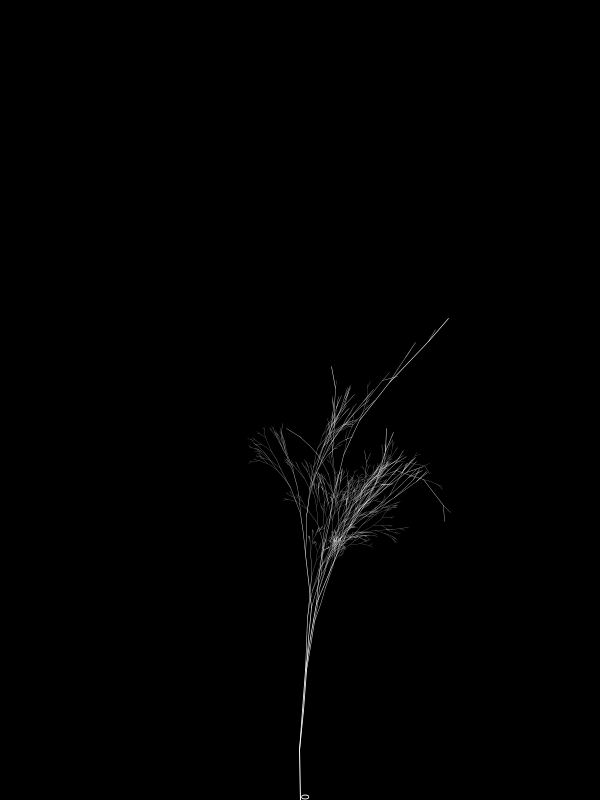
Frame 1 (no input)
Frame 60 (the mouse pressed at the canvas centre just before this capture): identical to frame 1, image omitted
Frame 120 (the mouse held since frame 60 and released just before this capture): identical to frame 1, image omitted

The Processing sketch that drew this single still picture (run headless with seeded random() and noise(); from frame 60 on, the mouse is pressed at the canvas centre):

// Processing sketch: processing_146019
// ── processing_146019.pde

int diff = 0;
void setup() {
  size(600,800);
}

void draw() {
  if(keyPressed)diff++;
  
  background(0);
  stroke(255);
  
  translate(width/2,height);
  rotate(-TWO_PI/4);
  
  randomSeed(diff);
  n();n();n();
  
  tree(n()*1.5,n()*1.5,0.8,0.8,50,10);
  
  fill(255);
  textAlign(LEFT,TOP);
  text(diff,0,0);
}

void tree(float turn1, float turn2, float scale1, float scale2, int lineLength, int iter) {
  if(iter == 0){
    return;
  }
  
  pushMatrix();
  line(0,0,lineLength,0);
  translate(lineLength,0);
  
  pushMatrix();
  rotate(turn1);
  scale(scale1);
  line(0,0,lineLength,0);
  translate(lineLength,0);
  tree(turn1+n(),turn2+n(),scale1+n(),scale2+n(),lineLength,iter-1);
  popMatrix();
  
  pushMatrix();
  rotate(turn2);
  scale(scale2);
  line(0,0,lineLength,0);
  translate(lineLength,0);
  tree(turn1+n(),turn2+n(),scale1+n(),scale2+n(),lineLength,iter-1);
  popMatrix();
  popMatrix();
}


float n() {
  return random(-0.2,0.2);
}
